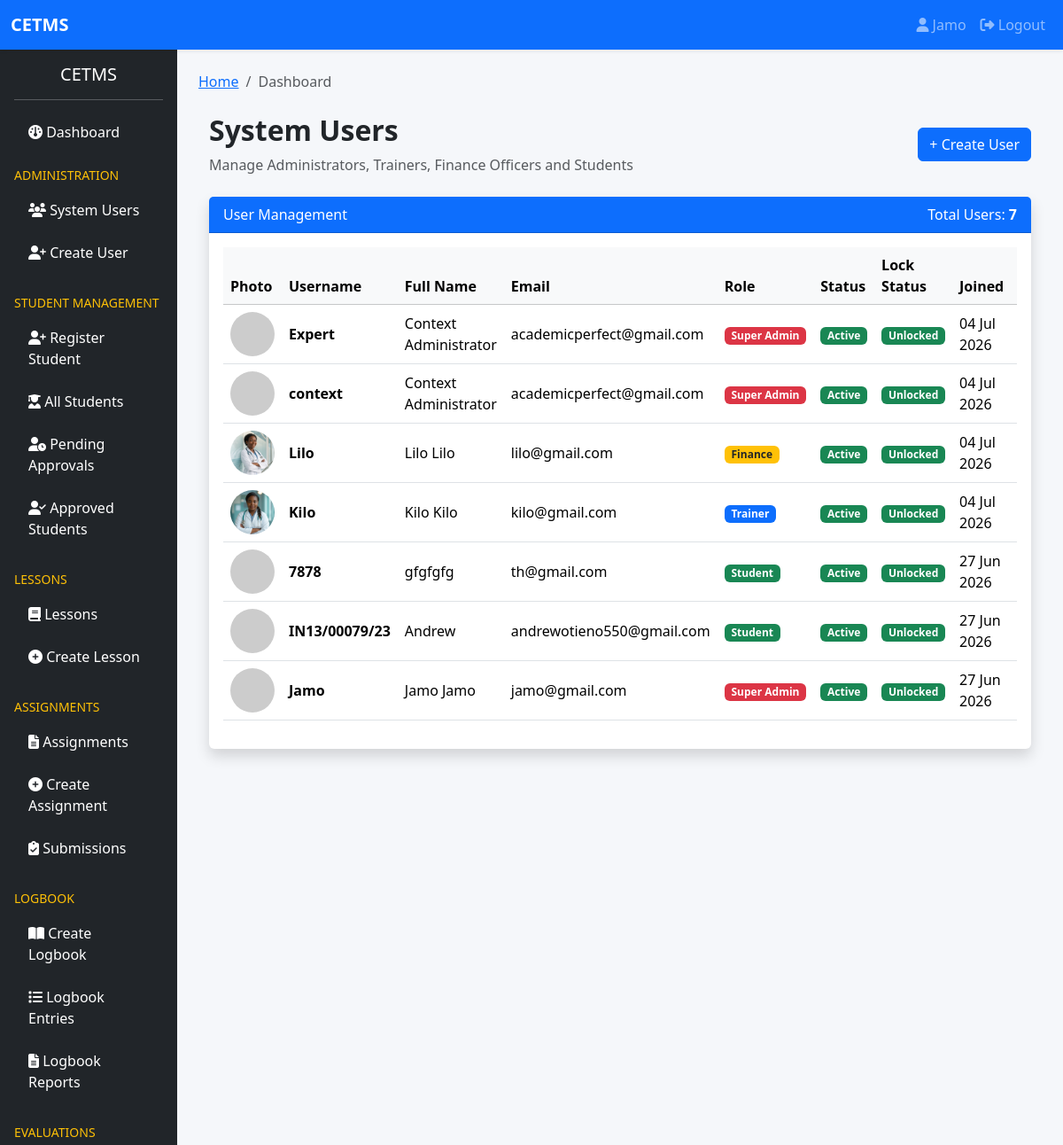
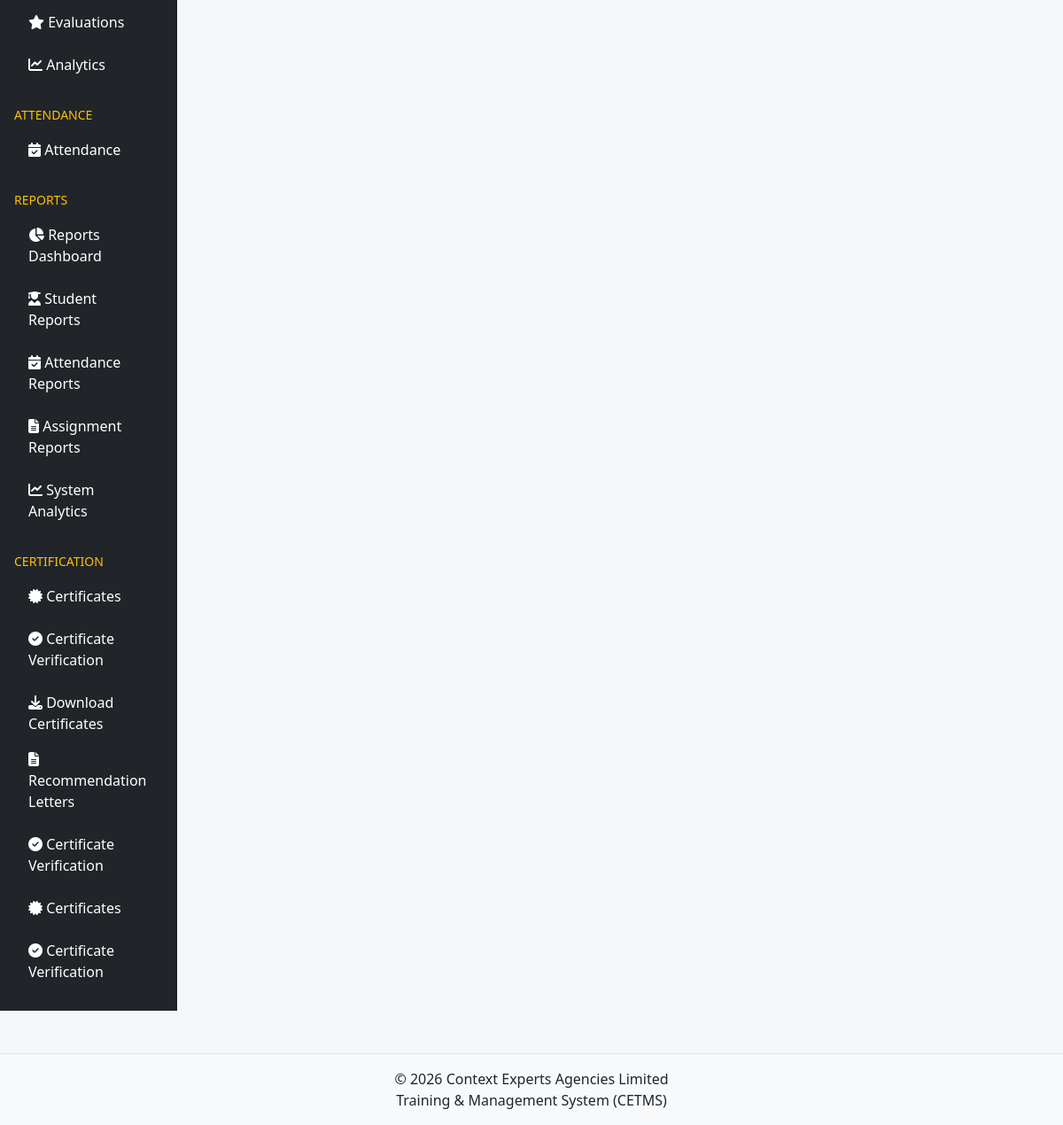
Screenshot of /accounts/users/ (signed in) with the database file from the repository (2 pictures, top to bottom).
### accounts/models.py (models this page shows, shortened)
class User(AbstractUser):
    ROLE_CHOICES = (
        ('SUPER_ADMIN', 'Super Admin'),
        ('TRAINER', 'Trainer'),
        ('STUDENT', 'Student'),
        ('FINANCE', 'Finance Officer'),
    )
    role = models.CharField(
        max_length=20,
        choices=ROLE_CHOICES,
        default='STUDENT'
    )
    phone_number = models.CharField(
        max_length=20,
        blank=True,
        null=True
    )
    profile_picture = models.ImageField(
        upload_to='profiles/',
        blank=True,
        null=True
    )
    is_verified = models.BooleanField(
        default=False
    )
    last_seen = models.DateTimeField(
        blank=True,
        null=True
    )
    failed_login_attempts = models.PositiveIntegerField(
        default=0
    )
    is_locked = models.BooleanField(
        default=False
    )
    created_at = models.DateTimeField(
        auto_now_add=True
    )
    updated_at = models.DateTimeField(
        auto_now=True
    )
    class Meta:
        ordering = ['-date_joined']
        verbose_name = "User"
        verbose_name_plural = "Users"

### accounts/views.py (the view)
@login_required
@super_admin_required
def user_list(request):
    users = User.objects.all().order_by(
        "-date_joined"
    )
    return render(
        request,
        "user_list.html",
        {
            "users": users
        }
    )

### accounts/permissions.py (called while the page is built)
def role_required(allowed_roles=None):
    if allowed_roles is None:
        allowed_roles = []
    def decorator(view_func):
        @login_required
        @wraps(view_func)
        def wrapper(request, *args, **kwargs):
            if request.user.role in allowed_roles:
                return view_func(
                    request,
                    *args,
                    **kwargs
                )
            raise PermissionDenied(
                "You do not have permission to access this page."
            )
        return wrapper
    return decorator

### accounts/templates/user_list.html (shortened to what this page needs)
{% extends 'base.html' %}
{% block content %}
<div class="container-fluid mt-4">
    <div class="d-flex justify-content-between align-items-center mb-4">
        <div>
            <h2 class="fw-bold">System Users</h2>
            <p class="text-muted mb-0">
                Manage Administrators, Trainers, Finance Officers and Students
            </p>
        </div>
        <a href="{% url 'accounts:create_user' %}"
           class="btn btn-primary">
            + Create User
        </a>
    </div>
    <div class="card shadow border-0">
        <div class="card-header bg-primary text-white">
            <div class="d-flex justify-content-between">
                <span>User Management</span>
                <span>
                    Total Users:
                    <strong>{{ users.count }}</strong>
                </span>
            </div>
        </div>
        <div class="card-body">
            <div class="table-responsive">
                <table class="table table-hover align-middle">
                    <thead class="table-light">
                        <tr>
                            <th>Photo</th>
                            <th>Username</th>
                            <th>Full Name</th>
                            <th>Email</th>
                            <th>Role</th>
                            <th>Status</th>
                            <th>Lock Status</th>
                            <th>Joined</th>
                            <th width="280">Actions</th>
                        </tr>
                    </thead>
                    <tbody>
                        {% for user in users %}
                        <tr>
                            <td>
                                {% if user.profile_picture %}
                                    <img src="{{ user.profile_picture.url }}"
                                         width="50"
                                         height="50"
                                         class="rounded-circle">
                                {% else %}
                                    <img src="https://via.placeholder.com/50"
                                         class="rounded-circle">
                                {% endif %}
                            </td>
                            <td>
                                <strong>{{ user.username }}</strong>
                            </td>
                            <td>
                                {{ user.first_name }}
                                {{ user.last_name }}
                            </td>
                            <td>
                                {{ user.email }}
                            </td>
                            <td>
                                {% if user.role == "SUPER_ADMIN" %}
                                    <span class="badge bg-danger">
                                        Super Admin
                                    </span>
                                {% elif user.role == "TRAINER" %}
                                    <span class="badge bg-primary">
                                        Trainer
                                    </span>
                                {% elif user.role == "FINANCE" %}
                                    <span class="badge bg-warning text-dark">
                                        Finance
                                    </span>
                                {% else %}
                                    <span class="badge bg-success">
                                        Student
                                    </span>
                                {% endif %}
                            </td>
                            <td>
                                {% if user.is_active %}
                                    <span class="badge bg-success">
                                        Active
                                    </span>
                                {% else %}
                                    <span class="badge bg-secondary">
                                        Inactive
                                    </span>
                                {% endif %}
                            </td>
                            <td>
                                {% if user.is_locked %}
                                    <span class="badge bg-danger">
                                        Locked
                                    </span>
                                {% else %}
                                    <span class="badge bg-success">
                                        Unlocked
                                    </span>
                                {% endif %}
                            </td>
                            <td>
                                {{ user.date_joined|date:"d M Y" }}
                            </td>
                            <td>
                            </td>
                        </tr>
                        {% endfor %}
                    </tbody>
                </table>
            </div>
        </div>
    </div>
</div>
{% endblock %}

### templates/partials/navbar.html (shortened to what this page needs)
<nav class="navbar navbar-expand-lg navbar-dark bg-primary shadow-sm">
    <div class="container-fluid">
        <a class="navbar-brand fw-bold" href="#">
            CETMS
        </a>
        <div class="collapse navbar-collapse" id="navbarNav">
            <ul class="navbar-nav ms-auto">
                {% if user.is_authenticated %}
                    <li class="nav-item">
                        <a class="nav-link"
                           href="{% url 'accounts:profile' %}">
                            <i class="fa fa-user"></i>
                            {{ user.username }}
                        </a>
                    </li>
                    <li class="nav-item">
                        <a class="nav-link"
                           href="{% url 'accounts:logout' %}">
                            <i class="fa fa-sign-out-alt"></i>
                            Logout
                        </a>
                    </li>
                {% endif %}
            </ul>
        </div>
    </div>
</nav>

### static/css/style.css (style rules this page uses)
body { background:#f5f7fa; }
.card { border:none; }

### rows the page displays
User: username "Jamo", first_name "Jamo", last_name "Jamo", email "jamo@gmail.com", role "Super Admin", is_active "Active", is_locked "Unlocked", date_joined "27 Jun 2026"
User: username "Expert", first_name "Context", last_name "Administrator", email "academicperfect@gmail.com", role "Super Admin", is_active "Active", is_locked "Unlocked", date_joined "04 Jul 2026"
User: username "context", first_name "Context", last_name "Administrator", email "academicperfect@gmail.com", role "Super Admin", is_active "Active", is_locked "Unlocked", date_joined "04 Jul 2026"
User: profile_picture (picture), username "Lilo", first_name "Lilo", last_name "Lilo", email "lilo@gmail.com", role "Finance", is_active "Active", is_locked "Unlocked", date_joined "04 Jul 2026"
User: profile_picture (picture), username "Kilo", first_name "Kilo", last_name "Kilo", email "kilo@gmail.com", role "Trainer", is_active "Active", is_locked "Unlocked", date_joined "04 Jul 2026"
User: username "7878", first_name "gfgfgfg", email "th@gmail.com", role "Student", is_active "Active", is_locked "Unlocked", date_joined "27 Jun 2026"
User: username "IN13/00079/23", first_name "Andrew", email "andrewotieno550@gmail.com", role "Student", is_active "Active", is_locked "Unlocked", date_joined "27 Jun 2026"

### other values shown
{{ users.count }} "7"
